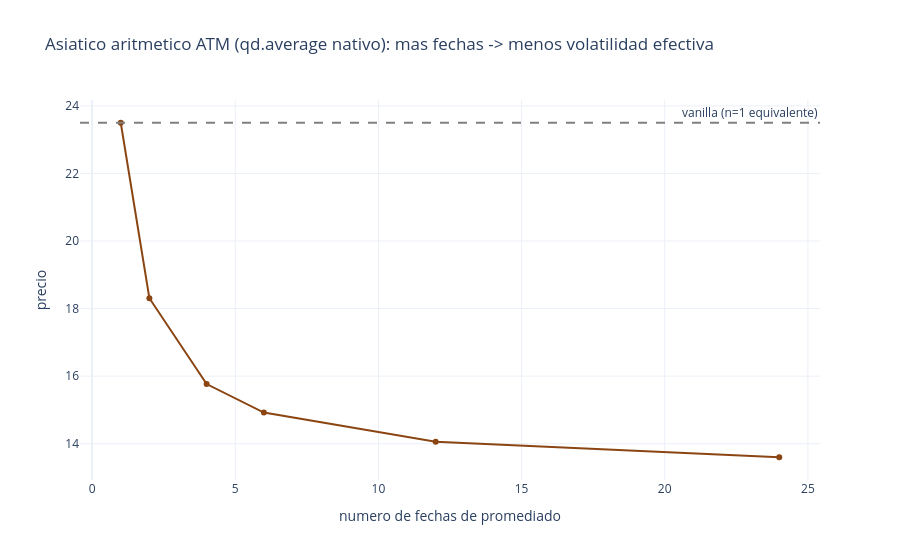

Notebook code for this chart:
### Markdown cell above
## 6. Asiatico aritmetico: nodo nativo `qd.average`

Desde `PLAN_IMPROVE_NOTEBOOK.md` Fase 2, `Average` esta cableado al compilador Monte Carlo
del payoff (`rust/crates/engine-core/src/payoff/compile.rs`): es una suma PONDERADA sobre un
`schedule` fijo (`sum(weights[i] * fixing(observable, schedule[i]))`, misma forma que el AST
de autoria ya existente en C++/`docs/schema/engine.payoff/v1.schema.json` -- NO una media con
divisor implicito), asi que un asiatico equiponderado usa `weights = [1/n]*n`.

La replica manual horneada a mano (`(fixing(t1)+...+fixing(tn))/n` via `add`/`div`) se
mantiene como celda de verificacion cruzada, no como unico camino (mismo patron que las
Fases 0/5 de `PLAN_IMPROVE_NOTEBOOK.md`): con la MISMA semilla/numero de trayectorias, ambos
caminos coinciden EXACTAMENTE (no solo dentro de ruido Monte Carlo), tal como exige el
criterio de aceptacion de la Fase 2.

### Code cell
def asian_call_contract(n_dates, strike):
    """qd.average nativo: suma ponderada equiponderada (weights=1/n) sobre un schedule fijo."""
    fixing_times = list(np.linspace(T / n_dates, T, n_dates))
    weights = [1.0 / n_dates] * n_dates
    average = qd.average(OBS, fixing_times, weights)
    return qd.when(T, qd.cashflow("USD", qd.maximum(average - strike, 0.0)))


def asian_call_contract_manual(n_dates, strike):
    """Replica horneada a mano (celda de verificacion cruzada, NO el unico camino): misma
    formula, construida con add/div sobre 'fixing' en vez del nodo 'average' nativo."""
    fixing_times = list(np.linspace(T / n_dates, T, n_dates))
    terms = [qd.fixing(OBS, t) for t in fixing_times]
    total = terms[0]
    for term in terms[1:]:
        total = total + term
    average = total / float(n_dates)
    return qd.when(T, qd.cashflow("USD", qd.maximum(average - strike, 0.0)))


# Verificacion cruzada: nativo vs horneado a mano deben coincidir EXACTAMENTE (misma seed/n_paths).
native_check = price_contract(asian_call_contract(4, S0), "ASIAN_NATIVE_CHECK")["PayoffPriceQ"].scalar
manual_check = price_contract(asian_call_contract_manual(4, S0), "ASIAN_MANUAL_CHECK")["PayoffPriceQ"].scalar
assert native_check == manual_check, f"nativo={native_check} manual={manual_check}"
print(f"average nativo vs horneado a mano (n=4): {native_check:.6f} == {manual_check:.6f} (coinciden exactamente)")

n_dates_grid = [1, 2, 4, 6, 12, 24]
asian_prices = []
for n in n_dates_grid:
    contract = asian_call_contract(n, S0)
    asian_prices.append(price_contract(contract, f"ASIAN_{n}")["PayoffPriceQ"].scalar)

fig = go.Figure()
fig.add_trace(go.Scatter(x=n_dates_grid, y=asian_prices, mode="lines+markers", name="asiatico", line=dict(color="saddlebrown")))
fig.add_hline(y=vanilla_price, line=dict(color="grey", dash="dash"), annotation_text="vanilla (n=1 equivalente)")
fig.update_layout(
    title="Asiatico aritmetico ATM (qd.average nativo): mas fechas -> menos volatilidad efectiva",
    xaxis_title="numero de fechas de promediado",
    yaxis_title="precio",
    template="plotly_white",
)
fig.show()

### Figure 1 — Plotly figure (JSON) as saved in the notebook; plotly's stock layout.template omitted (floating-point values rounded to 4 significant figures)
{"data": [{"line": {"color": "saddlebrown"}, "mode": "lines+markers", "name": "asiatico", "type": "scatter", "x": [1, 2, 4, 6, 12, 24], "y": [23.5, 18.31, 15.77, 14.92, 14.06, 13.6]}], "layout": {"annotations": [{"showarrow": false, "text": "vanilla (n=1 equivalente)", "x": 1, "xanchor": "right", "xref": "x domain", "y": 23.5, "yanchor": "bottom", "yref": "y"}], "shapes": [{"line": {"color": "grey", "dash": "dash"}, "type": "line", "x0": 0, "x1": 1, "xref": "x domain", "y0": 23.5, "y1": 23.5, "yref": "y"}], "title": {"text": "Asiatico aritmetico ATM (qd.average nativo): mas fechas -> menos volatilidad efectiva"}, "xaxis": {"title": {"text": "numero de fechas de promediado"}}, "yaxis": {"title": {"text": "precio"}}}}
